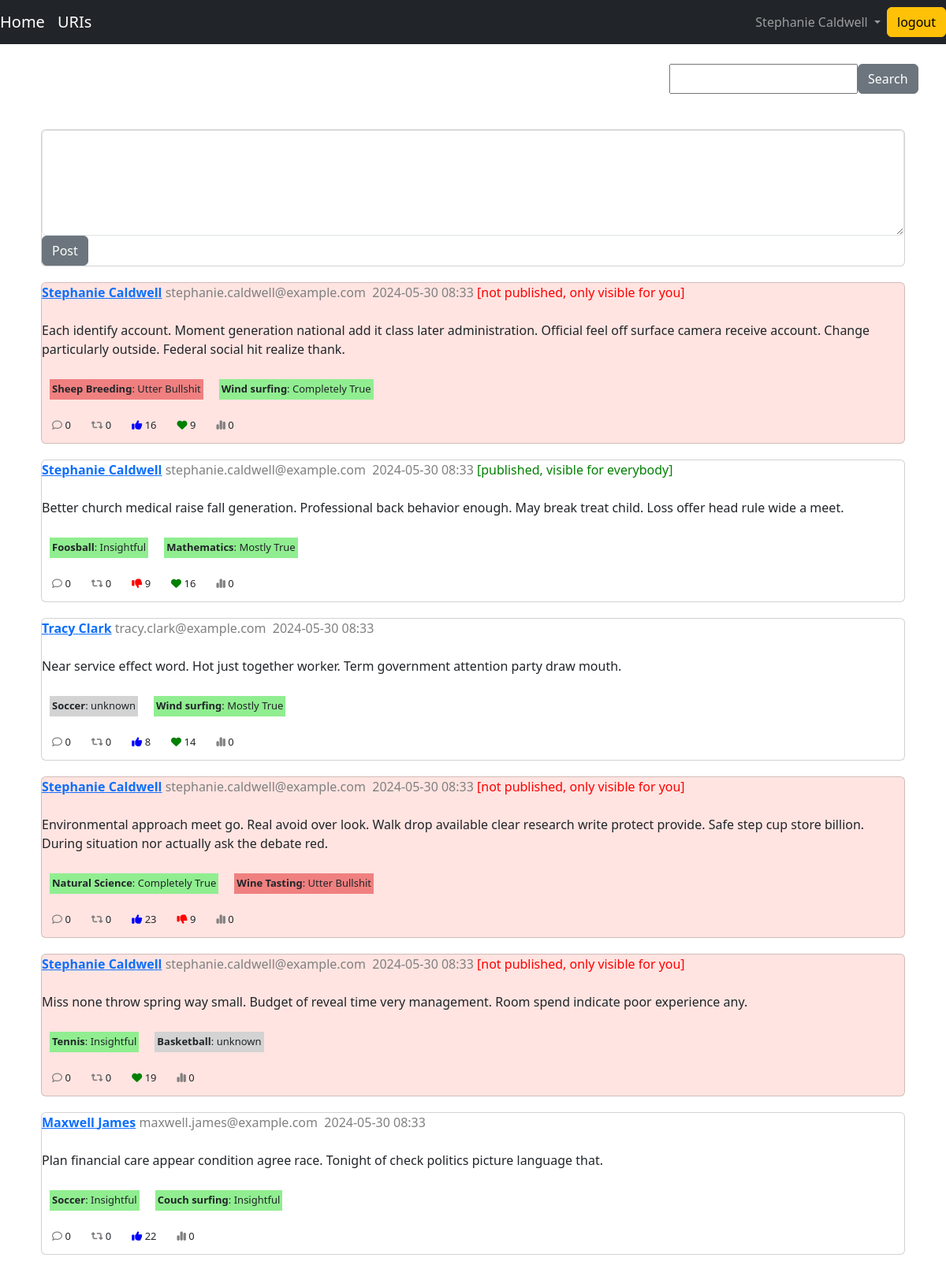
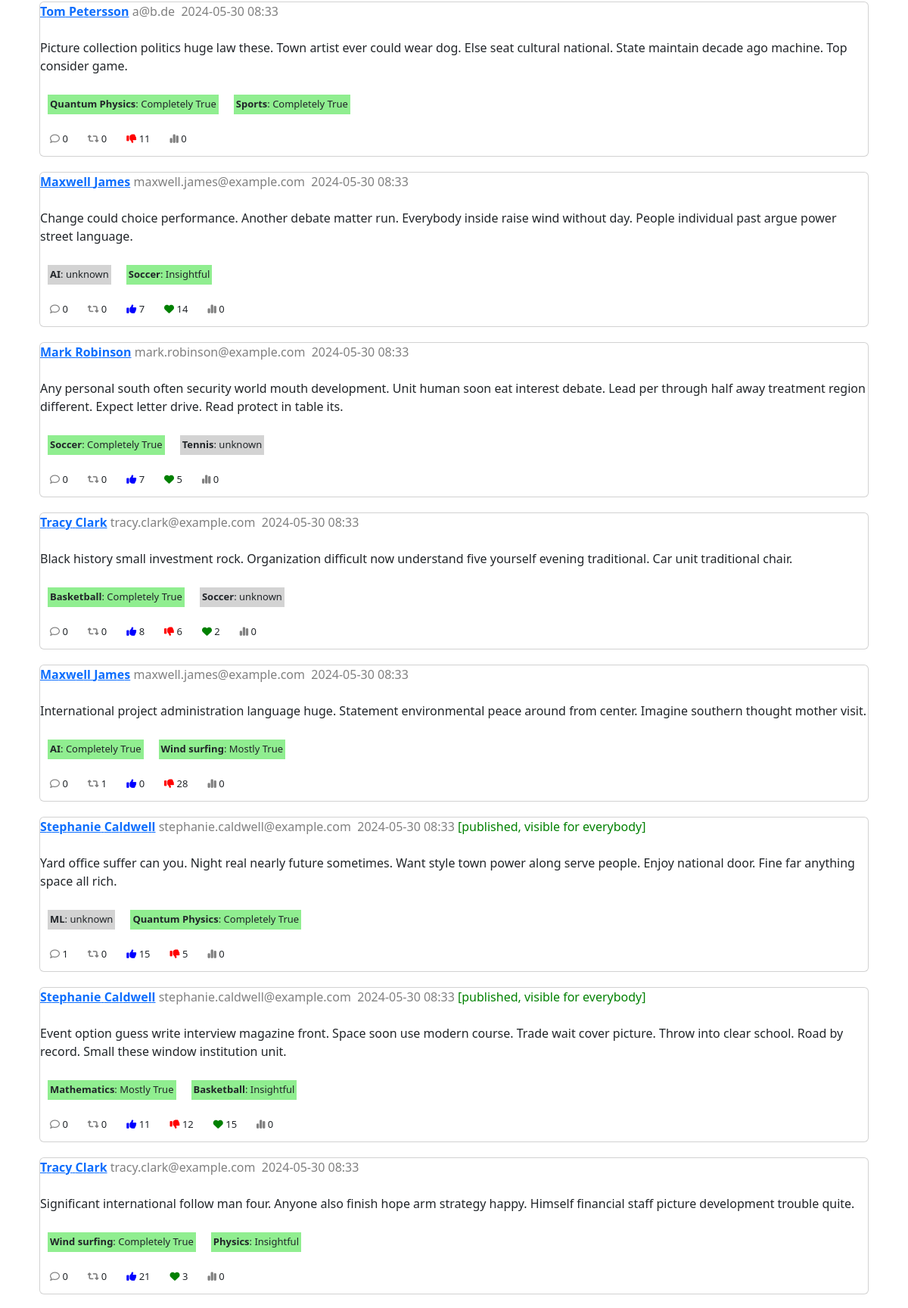
The page /sn/html/timeline (signed in, upper part) on the database its author committed (2 pictures, top to bottom).
### fame/models.py (models this page shows, shortened)
class FameUsers(AbstractUser):
    email = models.EmailField(unique=True)
    expertise_area = models.ManyToManyField(
        ExpertiseAreas, related_name="fame_of", through="Fame"
    )
    USERNAME_FIELD = "email"
    REQUIRED_FIELDS = []
    class Meta:
        db_table = "fame_users"

class ExpertiseAreas(models.Model):
    label = models.CharField(max_length=255)
    parent_expertise_area = models.ForeignKey(
        "self", on_delete=models.CASCADE, null=True, blank=True
    )
    class Meta:
        unique_together = ("label", "parent_expertise_area")
        db_table = "expertise_areas"

### socialnetwork/models.py (models this page shows, shortened)
class Posts(models.Model):
    content = models.CharField(max_length=42 * 42, null=False)
    author = models.ForeignKey("SocialNetworkUsers", on_delete=models.CASCADE)
    submitted = models.DateTimeField(auto_now_add=True)
    cites = models.ForeignKey(
        "self", on_delete=models.CASCADE, null=True, blank=True, related_name="cited_by"
    )
    replies_to = models.ForeignKey(
        "self",
        on_delete=models.CASCADE,
        null=True,
        blank=True,
        related_name="replied_to",
    )
    expertise_area_and_truth_ratings = models.ManyToManyField(
        ExpertiseAreas,
        symmetrical=False,
        related_name="classified_as",
        through="PostExpertiseAreasAndRatings",
    )
    user_ratings = models.ManyToManyField(
        SocialNetworkUsers,
        symmetrical=False,
        related_name="rated_by",
        through="UserRatings",
    )
    published = models.BooleanField(default=False)
    class Meta:
        ordering = ["-submitted"]
        unique_together = ("author", "submitted")
        db_table = "posts"

class TruthRatings(models.Model):
    name = models.CharField(max_length=42)
    numeric_value = models.IntegerField(null=False)
    class Meta:
        db_table = "truth_ratings"

### socialnetwork/views/html.py (the view)
# urls.py: path("html/timeline", timeline, name="timeline"),
@require_http_methods(["GET"])
@login_required
def timeline(request):
    keyword = request.GET.get("search", "")
    published = request.GET.get("published", True)
    error = request.GET.get("error", None)
    if keyword and keyword != "":
        context = {
            "posts": PostsSerializer(
                api.search(keyword, published=published), many=True
            ).data,
            "searchkeyword": keyword,
            "error": error,
        }
    else:  # otherwise, use timeline method of API:
        context = {
            "posts": PostsSerializer(
                api.timeline(
                    _get_social_network_user(request.user), published=published
                ),
                many=True,
            ).data,
            "searchkeyword": "",
            "error": error,
        }
    return render(request, "timeline.html", context=context)

### socialnetwork/api.py (called while the page is built)
def _get_social_network_user(user) -> SocialNetworkUsers:
    try:
        user = SocialNetworkUsers.objects.get(id=user.id)
    except SocialNetworkUsers.DoesNotExist:
        raise PermissionError("User does not exist")
    return user

def timeline(user: SocialNetworkUsers, start: int = 0, end: int = None, published=True):
    _follows = user.follows.all()
    posts = Posts.objects.filter(
        (Q(author__in=_follows) & Q(published=published)) | Q(author=user)
    ).order_by("-submitted")
    if end is None:
        return posts[start:]
    else:
        return posts[start : end + 1]

### socialnetwork/serializers.py (called while the page is built)
    def get_expertise_area_and_truth_ratings(self, post: Posts):
        ret = {}
        for pear in post.postexpertiseareasandratings_set.all():
            if pear.truth_rating is None:
                ret[pear.expertise_area.label] = {
                    "name": "unknown",
                    "numeric_value": 0,
                }
            else:
                ret[pear.expertise_area.label] = {
                    "name": pear.truth_rating.name,
                    "numeric_value": pear.truth_rating.numeric_value,
                }
        return ret

    def get_citations(self, post: Posts):
        return Posts.objects.filter(cites=post).count()

    def get_replies(self, post: Posts):
        return Posts.objects.filter(replies_to=post).count()

    def get_date_submitted(self, post: Posts):
        return post.submitted.strftime("%Y-%m-%d %H:%M")

    def get_user_ratings(self, post: Posts):
        ret = {}
        for pur in post.userratings_set.values("type").annotate(score=Sum("score")):
            ret[pur["type"]] = pur["score"]
        return ret

    def get_author(self, post: Posts):
        return {
            "id": post.author.id,
            "email": post.author.email,
            "name": post.author.first_name + " " + post.author.last_name,
        }

### socialnetwork/templatetags/highlight.py (called while the page is built)
@register.filter()
def highlight(textinput, keyword):
    if textinput:
        src_str = re.compile(keyword, re.IGNORECASE)
        str_replaced = src_str.sub(
            f'<span class="highlight">{keyword}</span>', str(textinput)
        )
    else:
        str_replaced = ""
    return mark_safe(str_replaced)

### socialnetwork/templates/timeline.html (shortened to what this page needs)
{% extends "base.html" %}
{% load static %}
{% load highlight %}
{% block body %}
    <br>
    <div class="card"
         style="margin-bottom: 20px; border-color: white; width: 300px; margin-left: auto; margin-right: 40px;">
        <form action="/sn/html/timeline" method="get">
            <div class="flex-container">
                <input type="text" name="search" placeholder={{ searchkeyword }}>
                <button type="submit" class="btn btn-secondary">Search</button>
            </div>
        </form>
    </div>
    <br>
    <div class="card" style="margin-bottom: 20px; margin-left: 40px; margin-right: 40px;">
        <form action="/sn/api/posts" method="post">
            <textarea class="form-control" rows="5" name="text"></textarea>
            <button type="submit" class="btn btn-secondary">Post</button>
        </form>
    </div>
    {% for post in posts %}
        <div class="card"
             style="margin-bottom: 20px; margin-left: 40px; margin-right: 40px; background-color: {% if post.published %}white{% else %}mistyrose{% endif %};">
            <div class="flex-container">
                <b><a href="/fame/html/fame?userid={{ post.author.id }}">{{ post.author.name|highlight:searchkeyword }}
                </b></a>&nbsp;
                <span style="color:gray">{{ post.author.email|highlight:searchkeyword }}</span>&nbsp;&nbsp;
                <span style="color:gray">{{ post.date_submitted }}</span>
                {% if not post.published %}
                    <span style="color:red">&nbsp;[not published, only visible for you]</span>
                {% endif %}
                {% if post.published and post.author.id == request.user.id %}
                    <span style="color:green">&nbsp;[published, visible for everybody]</span>
                {% endif %}
            </div>&nbsp;<br>
            <p>{{ post.content|highlight:searchkeyword }}</p>
            <div class="flex-container">
                {% for key,value in post.expertise_area_and_truth_ratings.items %}
                    {% if value.numeric_value < 0 %}
                        <div class="bullshit"><b>{{ key }}</b>: {{ value.name }}</div>
                    {% elif value.numeric_value > 0 %}
                        <div class="ok"><b>{{ key }}</b>: {{ value.name }}</div>
                    {% else %}
                        <div class="neutral"><b>{{ key }}</b>: {{ value.name }}</div>
                    {% endif %}
                {% endfor %}<br>
            </div>
            <div class="flex-container">
                <div><i class="fa-regular fa-comment" style="color:gray;"></i> {{ post.citations }}</div>
                <div><i class="fa-solid fa-retweet" style="color:gray;"></i> {{ post.replies }}</div>
                {% for key,value in post.user_ratings.items %}
                    {% if key == "A" %}
                        <div><i class="fa-solid fa-thumbs-up" style="color:blue;"></i>&nbsp;{{ value }}</div>
                    {% elif key == "L" %}
                        <div><i class="fa-solid fa-heart" style="color:green;"></i>&nbsp;{{ value }}</div>
                    {% elif key == "D" %}
                        <div><i class="fa-solid fa-thumbs-down" style="color:red;"></i> {{ value }}</div>
                    {% endif %}
                {% endfor %}
                <div><i class="fa-solid fa-chart-simple" style="color:gray;"></i> 0</div>
            </div>
        </div>
    {% endfor %}
    <br><br>
{% endblock %}

### socialnetwork/templates/base.html (shortened to what this page needs)
{% load static %}
<!doctype html>
<html>
<head>
    <link
            rel="stylesheet"
            href="{% static 'bootstrap.min.css' %}"
    />
    <link
            rel="stylesheet"
            type="text/css"
            href="{% static 'bootstrap-icons.css' %}"
    />
    <link
            rel="stylesheet"
            href="{% static 'fa/css/all.min.css' %}"
    />
    <link rel="stylesheet" href="{% static 'main.css' %}"/>
</head>
<body class="d-flex flex-column min-vh-100">
<div class="body-content">
    <header>
        <nav class="navbar navbar-expand-md navbar-dark bg-dark">
            <ul class="navbar-nav">
                {% if user.is_authenticated %}
                    <li class="nav-item active">
                        <a class="navbar-brand" href="{% url 'sn:timeline' %}">Home</a>
                    </li>
                    <li class="nav-item active">
                        <a class="navbar-brand" href="{% url 'home' %}">URIs</a>
                    </li>
                {% endif %}
            </ul>
            <ul class="navbar-nav ms-auto">
                <li class="nav-item dropdown">
                    <a class="nav-link dropdown-toggle" href="#" role="button" data-bs-toggle="dropdown"
                       aria-expanded="false" data-testid="navbar_user_section">
                        {% if user.is_authenticated %}
                            <span>{{ request.user.first_name }} {{ request.user.last_name }}</span>
                        {% else %}
                            <span>Not logged in</span>
                        {% endif %}
                    </a>
            </ul>
            {% if user.is_authenticated %}
                <form method="post" action="{% url 'logout' %}">
                    <button type="submit" class="btn btn-warning">logout</button>
                </form>
            {% endif %}
        </nav>
    </header>
    <div id="wrap">
        <div class="container-fluid" id="main">
            {% block body %} {% endblock %}
        </div>
    </div>
</div>
</body>
</html>

### assets/main.css (style rules this page uses)
html { overflow-y: scroll; height: 100%; width: 100%; }
body { height: 100%; width: 100%; }
.flex-container { display: flex; }
.flex-container > div { margin: 10px; padding: 3px; font-size: 13px; }
.bullshit { background-color: lightcoral; }
.ok { background-color: lightgreen; }
.neutral { background-color: lightgray; }

### rows shown on the page
FameUsers: user.first_name "Stephanie", user.last_name "Caldwell", author.email|highlight "s t e p h a n i e . c a l d w e l l @ e x a m p l e . c o m" "s t e p h a n i e . c a l d w e l l @ e x a m p l e . c o m" "s t e p h a n i e . c a l d w e l l @ e x a m p l e . c o m" "s t e p h a n i e . c a l d w e l l @ e x a m p l e . c o m" "s t e p h a n i e . c a l d w e l l @ e x a m p l e . c o m" "s t e p h a n i e . c a l d w e l l @ e x a m p l e . c o m"
Posts: content|highlight "E a c h i d e n t i f y a c c o u n t . M o m e n t g e n e r a t i o n n a t i o n a l a d d i t c l a s s l a t e r a d m i n i s t r a t i o n . O f c i a l f e e l o f s u r f a c e c a m e r a r e c e i v e a c c o u n t . C h a n g e p a r t i c u l a r l y o u t s i d e . F e d e r a l s o c i a l h i t r e a l i z e t h a n k ."
ExpertiseAreas: expertise_area_and_truth_ratings "Sheep Breeding"
TruthRatings: name "Utter Bullshit" "Utter Bullshit"
ExpertiseAreas: expertise_area_and_truth_ratings "Wind surfing" "Wind surfing" "Wind surfing" "Wind surfing"
TruthRatings: name "Completely True" "Completely True" "Completely True" "Completely True" "Completely True" "Completely True" "Completely True" "Completely True" "Completely True"
Posts: content|highlight "B e t t e r c h u r c h m e d i c a l r a i s e f a l l g e n e r a t i o n . P r o f e s s i o n a l b a c k b e h a v i o r e n o u g h . M a y b r e a k t r e a t c h i l d . L o s s o f e r h e a d r u l e w i d e a m e e t ."
ExpertiseAreas: expertise_area_and_truth_ratings "Foosball"
TruthRatings: name "Insightful" "Insightful" "Insightful" "Insightful" "Insightful" "Insightful" "Insightful"
ExpertiseAreas: expertise_area_and_truth_ratings "Mathematics" "Mathematics"
TruthRatings: name "Mostly True" "Mostly True" "Mostly True" "Mostly True"
FameUsers: author.email|highlight "t r a c y . c l a r k @ e x a m p l e . c o m" "t r a c y . c l a r k @ e x a m p l e . c o m" "t r a c y . c l a r k @ e x a m p l e . c o m"
Posts: content|highlight "N e a r s e r v i c e e f e c t w o r d . H o t j u s t t o g e t h e r w o r k e r . T e r m g o v e r n m e n t a t t e n t i o n p a r t y d r a w m o u t h ."
ExpertiseAreas: expertise_area_and_truth_ratings "Soccer" "Soccer", expertise_area_and_truth_ratings "Soccer" "Soccer" "Soccer"
Posts: content|highlight "E n v i r o n m e n t a l a p p r o a c h m e e t g o . R e a l a v o i d o v e r l o o k . W a l k d r o p a v a i l a b l e c l e a r r e s e a r c h w r i t e p r o t e c t p r o v i d e . S a f e s t e p c u p s t o r e b i l l i o n . D u r i n g s i t u a t i o n n o r a c t u a l l y a s k t h e d e b a t e r e d ."
ExpertiseAreas: expertise_area_and_truth_ratings "Natural Science"
ExpertiseAreas: expertise_area_and_truth_ratings "Wine Tasting"
Posts: content|highlight "M i s s n o n e t h r o w s p r i n g w a y s m a l l . B u d g e t o f r e v e a l t i m e v e r y m a n a g e m e n t . R o o m s p e n d i n d i c a t e p o o r e x p e r i e n c e a n y ."
ExpertiseAreas: expertise_area_and_truth_ratings "Tennis", expertise_area_and_truth_ratings "Tennis"
ExpertiseAreas: expertise_area_and_truth_ratings "Basketball", expertise_area_and_truth_ratings "Basketball" "Basketball"
FameUsers: author.email|highlight "m a x w e l l . j a m e s @ e x a m p l e . c o m" "m a x w e l l . j a m e s @ e x a m p l e . c o m" "m a x w e l l . j a m e s @ e x a m p l e . c o m"
Posts: content|highlight "P l a n f n a n c i a l c a r e a p p e a r c o n d i t i o n a g r e e r a c e . T o n i g h t o f c h e c k p o l i t i c s p i c t u r e l a n g u a g e t h a t ."
ExpertiseAreas: expertise_area_and_truth_ratings "Couch surfing"
FameUsers: author.email|highlight "a @ b . d e"
Posts: content|highlight "P i c t u r e c o l l e c t i o n p o l i t i c s h u g e l a w t h e s e . T o w n a r t i s t e v e r c o u l d w e a r d o g . E l s e s e a t c u l t u r a l n a t i o n a l . S t a t e m a i n t a i n d e c a d e a g o m a c h i n e . T o p c o n s i d e r g a m e ."
ExpertiseAreas: expertise_area_and_truth_ratings "Quantum Physics" "Quantum Physics"
ExpertiseAreas: expertise_area_and_truth_ratings "Sports"
Posts: content|highlight "C h a n g e c o u l d c h o i c e p e r f o r m a n c e . A n o t h e r d e b a t e m a t t e r r u n . E v e r y b o d y i n s i d e r a i s e w i n d w i t h o u t d a y . P e o p l e i n d i v i d u a l p a s t a r g u e p o w e r s t r e e t l a n g u a g e ."
ExpertiseAreas: expertise_area_and_truth_ratings "AI", expertise_area_and_truth_ratings "AI"
FameUsers: author.email|highlight "m a r k . r o b i n s o n @ e x a m p l e . c o m"
Posts: content|highlight "A n y p e r s o n a l s o u t h o f t e n s e c u r i t y w o r l d m o u t h d e v e l o p m e n t . U n i t h u m a n s o o n e a t i n t e r e s t d e b a t e . L e a d p e r t h r o u g h h a l f a w a y t r e a t m e n t r e g i o n d i f e r e n t . E x p e c t l e t t e r d r i v e . R e a d p r o t e c t i n t a b l e i t s ."
Posts: content|highlight "B l a c k h i s t o r y s m a l l i n v e s t m e n t r o c k . O r g a n i z a t i o n d i f c u l t n o w u n d e r s t a n d f v e y o u r s e l f e v e n i n g t r a d i t i o n a l . C a r u n i t t r a d i t i o n a l c h a i r ."
Posts: content|highlight "I n t e r n a t i o n a l p r o j e c t a d m i n i s t r a t i o n l a n g u a g e h u g e . S t a t e m e n t e n v i r o n m e n t a l p e a c e a r o u n d f r o m c e n t e r . I m a g i n e s o u t h e r n t h o u g h t m o t h e r v i s i t ."
Posts: content|highlight "Y a r d o f c e s u f e r c a n y o u . N i g h t r e a l n e a r l y f u t u r e s o m e t i m e s . W a n t s t y l e t o w n p o w e r a l o n g s e r v e p e o p l e . E n j o y n a t i o n a l d o o r . F i n e f a r a n y t h i n g s p a c e a l l r i c h ."
ExpertiseAreas: expertise_area_and_truth_ratings "ML"
Posts: content|highlight "E v e n t o p t i o n g u e s s w r i t e i n t e r v i e w m a g a z i n e f r o n t . S p a c e s o o n u s e m o d e r n c o u r s e . T r a d e w a i t c o v e r p i c t u r e . T h r o w i n t o c l e a r s c h o o l . R o a d b y r e c o r d . S m a l l t h e s e w i n d o w i n s t i t u t i o n u n i t ."
Posts: content|highlight "S i g n i f c a n t i n t e r n a t i o n a l f o l l o w m a n f o u r . A n y o n e a l s o f n i s h h o p e a r m s t r a t e g y h a p p y . H i m s e l f f n a n c i a l s t a f p i c t u r e d e v e l o p m e n t t r o u b l e q u i t e ."
ExpertiseAreas: expertise_area_and_truth_ratings "Physics"

### other values the page prints
{{ post.author.name|highlight:searchkeyword }} "S t e p h a n i e C a l d w e l l" "S t e p h a n i e C a l d w e l l" "T r a c y C l a r k" "S t e p h a n i e C a l d w e l l" "S t e p h a n i e C a l d w e l l" "M a x w e l l J a m e s" "T o m P e t e r s s o n" "M a x w e l l J a m e s" "M a r k R o b i n s o n" "T r a c y C l a r k" "M a x w e l l J a m e s" "S t e p h a n i e C a l d w e l l" "S t e p h a n i e C a l d w e l l" "T r a c y C l a r k"
{{ post.date_submitted }} "2024-05-30 08:33" "2024-05-30 08:33" "2024-05-30 08:33" "2024-05-30 08:33" "2024-05-30 08:33" "2024-05-30 08:33" "2024-05-30 08:33" "2024-05-30 08:33" "2024-05-30 08:33" "2024-05-30 08:33" "2024-05-30 08:33" "2024-05-30 08:33" "2024-05-30 08:33" "2024-05-30 08:33"
{{ post.citations }} "0" "0" "0" "0" "0" "0" "0" "0" "0" "0" "0" "1" "0" "0"
{{ post.replies }} "0" "0" "0" "0" "0" "0" "0" "0" "0" "0" "1" "0" "0" "0"
{{ value }} "16" "8" "23" "22" "7" "7" "8" "0" "15" "11" "21"
{{ value }} "9" "16" "14" "19" "14" "5" "2" "15" "3"
{{ value }} "9" "9" "11" "6" "28" "5" "12"
{{ value.name }} "unknown" "unknown" "unknown" "unknown" "unknown" "unknown"
